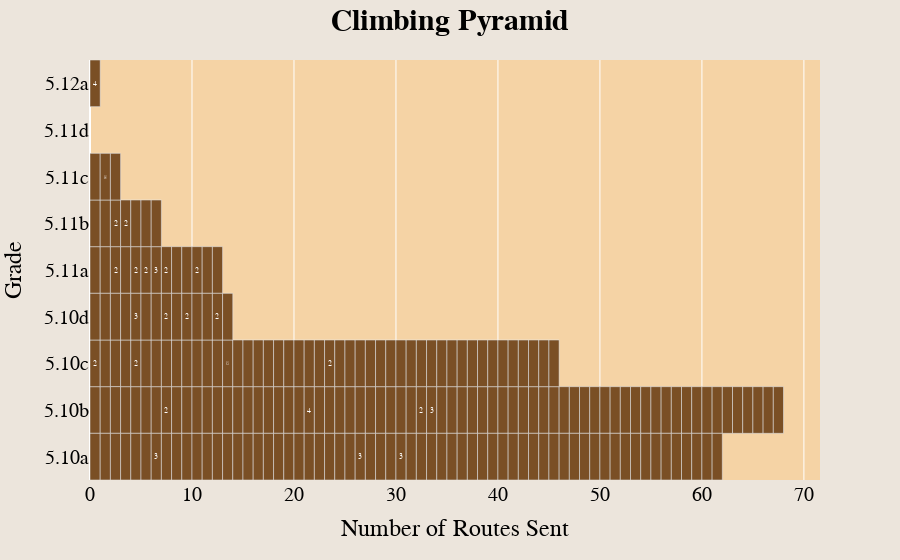

The notebook cell saved with this chart:
### Code cell
df.loc[df['Lead Style'].isin(CLEAN_SEND_FIRST), "Attempts"] = ''
df_clean_sends = df[df['Lead Style'].isin(CLEAN_SEND)]
df_clean_sends = df_clean_sends.loc[df_clean_sends.groupby('Route ID')['Date'].idxmin()] # Use only earliest clean send, which will have relevant attempt based data
df_clean_sends['Route Formatted'] = df_clean_sends['Route'].apply(lambda x: string.capwords(x))
df_clean_sends['Location Formatted'] = df_clean_sends['Location'].apply(lambda x: " > ".join(x.title().split(' > ')[-2::]))
df_clean_sends['Date Formatted'] = df_clean_sends['Date'].dt.date

fig = px.bar(df_clean_sends, y="Rating", orientation='h', category_orders={"Rating": YDS_GRADES_LETTER[::-1]}, text='Attempts', custom_data=['Route Formatted', 'Date Formatted', 'Location Formatted', 'Length', 'Avg Stars']) # The [::-1] is an inverse slice
fig.update_layout(font={'family':'Courier New', 'color':'black', 'size':20}, title={'text':'<b>Climbing Pyramid</b>', 'x':0.5, 'font_size':30}, xaxis={'title': 'Number of Routes Sent'}, yaxis={'title': 'Grade'}, paper_bgcolor='#ece5dc', plot_bgcolor='#F5D3A5', bargap=0)
fig.update_traces(marker_color='#7A4F25', textposition = "inside",  hovertemplate='Name: %{customdata[0]}<br>Date: %{customdata[1]}<br>Location: %{customdata[2]}<br>Length: %{customdata[3]}ft<br>Avg Stars: %{customdata[4]}')
# fig.update_traces(marker_color=list(map(lambda x: '#7A4F25' if (x=='') else '#bf9315', df_clean_sends['Attempts'])), textposition = "inside",  hovertemplate='Name: %{customdata[0]}<br>Date: %{customdata[1]}<br>Location: %{customdata[2]}<br>Length: %{customdata[3]}ft<br>Avg Stars: %{customdata[4]}')
fig

### Figure 1 — Plotly figure (JSON) as saved in the notebook; plotly's stock layout.template omitted (floating-point values rounded to 4 significant figures; data arrays with more than 128 entries replaced by an {"elided": "..."} marker saying what was removed)
{"data": [{"alignmentgroup": "True", "customdata": {"elided": "214x5 mixed values"}, "hovertemplate": "Name: %{customdata[0]}<br>Date: %{customdata[1]}<br>Location: %{customdata[2]}<br>Length: %{customdata[3]}ft<br>Avg Stars: %{customdata[4]}", "legendgroup": "", "marker": {"color": "#7A4F25", "pattern": {"shape": ""}}, "name": "", "offsetgroup": "", "orientation": "h", "showlegend": false, "text": {"elided": "214 mixed values"}, "textposition": "inside", "type": "bar", "x": {"elided": "214 int values"}, "xaxis": "x", "y": {"elided": "214 str values"}, "yaxis": "y"}], "layout": {"bargap": 0, "barmode": "relative", "font": {"color": "black", "family": "Courier New", "size": 20}, "legend": {"tracegroupgap": 0}, "margin": {"t": 60}, "paper_bgcolor": "#ece5dc", "plot_bgcolor": "#F5D3A5", "title": {"font": {"size": 30}, "text": "<b>Climbing Pyramid</b>", "x": 0.5}, "xaxis": {"anchor": "y", "domain": [0, 1], "title": {"text": "Number of Routes Sent"}}, "yaxis": {"anchor": "x", "categoryarray": ["5.0", "5.1", "5.2", "5.3", "5.4", "5.5", "5.6", "5.7", "5.8", "5.9", "5.10a", "5.10b", "5.10c", "5.10d", "5.11a", "5.11b", "5.11c", "5.11d", "5.12a", "5.12b", "5.12c", "5.12d", "5.13a", "5.13b", "5.13c", "5.13d", "5.14a", "5.14b", "5.14c", "5.14d", "5.15a", "5.15b", "5.15c", "5.15d"], "categoryorder": "array", "domain": [0, 1], "title": {"text": "Grade"}}}}
